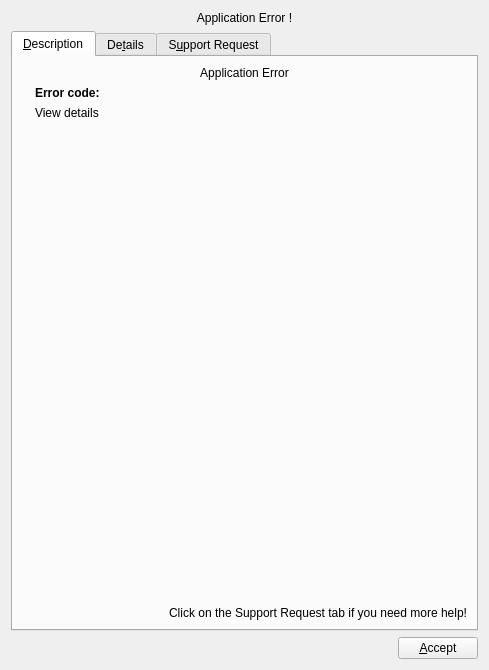
<ui version="4.0" >
 <class>Dialog</class>
 <widget class="QDialog" name="Dialog" >
  <property name="geometry" >
   <rect>
    <x>0</x>
    <y>0</y>
    <width>489</width>
    <height>670</height>
   </rect>
  </property>
  <property name="windowTitle" >
   <string>Error</string>
  </property>
  <layout class="QVBoxLayout" >
   <item>
    <widget class="QLabel" name="label" >
     <property name="text" >
      <string>Application Error !</string>
     </property>
     <property name="alignment" >
      <set>Qt::AlignCenter</set>
     </property>
    </widget>
   </item>
   <item>
    <widget class="QTabWidget" name="tabWidget" >
     <property name="currentIndex" >
      <number>0</number>
     </property>
     <widget class="QWidget" name="tab" >
      <attribute name="title" >
       <string>&amp;Description</string>
      </attribute>
      <layout class="QVBoxLayout" >
       <item>
        <widget class="QLabel" name="uiErrorTitle" >
         <property name="text" >
          <string>Application Error</string>
         </property>
         <property name="alignment" >
          <set>Qt::AlignCenter</set>
         </property>
        </widget>
       </item>
       <item>
        <layout class="QHBoxLayout" >
         <item>
          <widget class="QLabel" name="label_2" >
           <property name="text" >
            <string/>
           </property>
           <property name="pixmap" >
            <pixmap resource="common.qrc" >:/images/images/warning.png</pixmap>
           </property>
          </widget>
         </item>
         <item>
          <layout class="QVBoxLayout" >
           <item>
            <widget class="QLabel" name="label_3" >
             <property name="text" >
              <string>&lt;b>Error code:&lt;/b></string>
             </property>
            </widget>
           </item>
           <item>
            <widget class="QLabel" name="uiErrorInfo" >
             <property name="text" >
              <string>View details</string>
             </property>
            </widget>
           </item>
          </layout>
         </item>
         <item>
          <spacer>
           <property name="orientation" >
            <enum>Qt::Horizontal</enum>
           </property>
           <property name="sizeHint" >
            <size>
             <width>40</width>
             <height>20</height>
            </size>
           </property>
          </spacer>
         </item>
        </layout>
       </item>
       <item>
        <spacer>
         <property name="orientation" >
          <enum>Qt::Vertical</enum>
         </property>
         <property name="sizeHint" >
          <size>
           <width>20</width>
           <height>40</height>
          </size>
         </property>
        </spacer>
       </item>
       <item>
        <widget class="QLabel" name="label_6" >
         <property name="text" >
          <string>Click on the Support Request tab if you need more help!</string>
         </property>
         <property name="alignment" >
          <set>Qt::AlignRight|Qt::AlignTrailing|Qt::AlignVCenter</set>
         </property>
        </widget>
       </item>
      </layout>
     </widget>
     <widget class="QWidget" name="tab_3" >
      <attribute name="title" >
       <string>De&amp;tails</string>
      </attribute>
      <layout class="QVBoxLayout" >
       <item>
        <widget class="QTextBrowser" name="uiDetails" />
       </item>
      </layout>
     </widget>
     <widget class="QWidget" name="tab_2" >
      <attribute name="title" >
       <string>S&amp;upport Request</string>
      </attribute>
      <layout class="QVBoxLayout" >
       <item>
        <layout class="QVBoxLayout" >
         <item>
          <widget class="QLabel" name="label_7" >
           <property name="text" >
            <string>&lt;b>Complete this form to submit your bug and/or request support.&lt;/b></string>
           </property>
           <property name="wordWrap" >
            <bool>true</bool>
           </property>
          </widget>
         </item>
         <item>
          <widget class="QLabel" name="label_8" >
           <property name="text" >
            <string>Your request will be sent to Tiny ERP and we will replay you shortly.
Note that we may not reply you if your Service Company is not a Tiny ERP partner.</string>
           </property>
           <property name="wordWrap" >
            <bool>true</bool>
           </property>
          </widget>
         </item>
        </layout>
       </item>
       <item>
        <layout class="QGridLayout" >
         <item row="0" column="0" >
          <widget class="QLabel" name="label_9" >
           <property name="text" >
            <string>&lt;html>&lt;head>&lt;meta name="qrichtext" content="1" />&lt;style type="text/css">
p, li { white-space: pre-wrap; }
&lt;/style>&lt;/head>&lt;body style=" font-family:'Sans Serif'; font-size:9pt; font-weight:400; font-style:normal;">
&lt;p style=" margin-top:0px; margin-bottom:0px; margin-left:0px; margin-right:0px; -qt-block-indent:0; text-indent:0px;">&lt;span style=" font-weight:600;">Support contract &amp;amp;id&lt;/span>&lt;/p>&lt;/body>&lt;/html></string>
           </property>
           <property name="buddy" >
            <cstring>uiSupportContract</cstring>
           </property>
          </widget>
         </item>
         <item row="0" column="1" >
          <widget class="QLineEdit" name="uiSupportContract" />
         </item>
         <item row="1" column="0" >
          <widget class="QLabel" name="label_10" >
           <property name="text" >
            <string>&lt;html>&lt;head>&lt;meta name="qrichtext" content="1" />&lt;style type="text/css">
p, li { white-space: pre-wrap; }
&lt;/style>&lt;/head>&lt;body style=" font-family:'Sans Serif'; font-size:9pt; font-weight:400; font-style:normal;">
&lt;p style=" margin-top:0px; margin-bottom:0px; margin-left:0px; margin-right:0px; -qt-block-indent:0; text-indent:0px;">&lt;span style=" font-weight:600;">Your &amp;amp;name:&lt;/span>&lt;/p>&lt;/body>&lt;/html></string>
           </property>
           <property name="buddy" >
            <cstring>uiName</cstring>
           </property>
          </widget>
         </item>
         <item row="1" column="1" >
          <widget class="QLineEdit" name="uiName" />
         </item>
         <item row="2" column="0" >
          <widget class="QLabel" name="label_11" >
           <property name="text" >
            <string>&lt;html>&lt;head>&lt;meta name="qrichtext" content="1" />&lt;style type="text/css">
p, li { white-space: pre-wrap; }
&lt;/style>&lt;/head>&lt;body style=" font-family:'Sans Serif'; font-size:9pt; font-weight:400; font-style:normal;">
&lt;p style=" margin-top:0px; margin-bottom:0px; margin-left:0px; margin-right:0px; -qt-block-indent:0; text-indent:0px;">&lt;span style=" font-weight:600;">Your &amp;amp;company:&lt;/span>&lt;/p>&lt;/body>&lt;/html></string>
           </property>
           <property name="buddy" >
            <cstring>uiCompany</cstring>
           </property>
          </widget>
         </item>
         <item row="2" column="1" >
          <widget class="QLineEdit" name="uiCompany" />
         </item>
         <item row="3" column="0" >
          <widget class="QLabel" name="label_12" >
           <property name="text" >
            <string>&lt;html>&lt;head>&lt;meta name="qrichtext" content="1" />&lt;style type="text/css">
p, li { white-space: pre-wrap; }
&lt;/style>&lt;/head>&lt;body style=" font-family:'Sans Serif'; font-size:9pt; font-weight:400; font-style:normal;">
&lt;p style=" margin-top:0px; margin-bottom:0px; margin-left:0px; margin-right:0px; -qt-block-indent:0; text-indent:0px;">&lt;span style=" font-weight:600;">Your &amp;amp;e-mail:&lt;/span>&lt;/p>&lt;/body>&lt;/html></string>
           </property>
           <property name="buddy" >
            <cstring>uiEMail</cstring>
           </property>
          </widget>
         </item>
         <item row="3" column="1" >
          <widget class="QLineEdit" name="uiEMail" />
         </item>
         <item row="4" column="0" >
          <widget class="QLabel" name="label_13" >
           <property name="text" >
            <string>&amp;Phone Number:</string>
           </property>
           <property name="buddy" >
            <cstring>uiPhoneNumber</cstring>
           </property>
          </widget>
         </item>
         <item row="4" column="1" >
          <widget class="QLineEdit" name="uiPhoneNumber" />
         </item>
         <item row="5" column="0" >
          <widget class="QLabel" name="label_16" >
           <property name="text" >
            <string>E&amp;mergency:</string>
           </property>
           <property name="buddy" >
            <cstring>uiEmergency</cstring>
           </property>
          </widget>
         </item>
         <item row="6" column="0" >
          <widget class="QLabel" name="label_14" >
           <property name="text" >
            <string>E&amp;xplain what you did:</string>
           </property>
           <property name="buddy" >
            <cstring>uiExplanation</cstring>
           </property>
          </widget>
         </item>
         <item row="6" column="1" >
          <widget class="QTextEdit" name="uiExplanation" />
         </item>
         <item row="7" column="0" >
          <widget class="QLabel" name="label_15" >
           <property name="text" >
            <string>&amp;Other comments:</string>
           </property>
           <property name="buddy" >
            <cstring>uiComments</cstring>
           </property>
          </widget>
         </item>
         <item row="7" column="1" >
          <widget class="QTextEdit" name="uiComments" />
         </item>
         <item row="5" column="1" >
          <widget class="QComboBox" name="uiEmergency" >
           <item>
            <property name="text" >
             <string>Not Urgent</string>
            </property>
           </item>
           <item>
            <property name="text" >
             <string>Medium</string>
            </property>
           </item>
           <item>
            <property name="text" >
             <string>Urgent</string>
            </property>
           </item>
           <item>
            <property name="text" >
             <string>Very Urgent</string>
            </property>
           </item>
          </widget>
         </item>
        </layout>
       </item>
       <item>
        <layout class="QHBoxLayout" >
         <item>
          <spacer>
           <property name="orientation" >
            <enum>Qt::Horizontal</enum>
           </property>
           <property name="sizeHint" >
            <size>
             <width>40</width>
             <height>20</height>
            </size>
           </property>
          </spacer>
         </item>
         <item>
          <widget class="QPushButton" name="pushSend" >
           <property name="text" >
            <string>&amp;Send support request</string>
           </property>
           <property name="icon" >
            <iconset resource="common.qrc" >:/images/images/send-request.png</iconset>
           </property>
          </widget>
         </item>
        </layout>
       </item>
      </layout>
     </widget>
    </widget>
   </item>
   <item>
    <layout class="QHBoxLayout" >
     <item>
      <spacer>
       <property name="orientation" >
        <enum>Qt::Horizontal</enum>
       </property>
       <property name="sizeHint" >
        <size>
         <width>40</width>
         <height>20</height>
        </size>
       </property>
      </spacer>
     </item>
     <item>
      <widget class="QPushButton" name="pushAccept" >
       <property name="text" >
        <string>&amp;Accept</string>
       </property>
       <property name="icon" >
        <iconset resource="common.qrc" >:/images/images/ok.png</iconset>
       </property>
      </widget>
     </item>
    </layout>
   </item>
  </layout>
 </widget>
 <resources>
  <include location="common.qrc" />
 </resources>
 <connections>
  <connection>
   <sender>pushAccept</sender>
   <signal>clicked()</signal>
   <receiver>Dialog</receiver>
   <slot>accept()</slot>
   <hints>
    <hint type="sourcelabel" >
     <x>410</x>
     <y>645</y>
    </hint>
    <hint type="destinationlabel" >
     <x>392</x>
     <y>665</y>
    </hint>
   </hints>
  </connection>
 </connections>
</ui>
